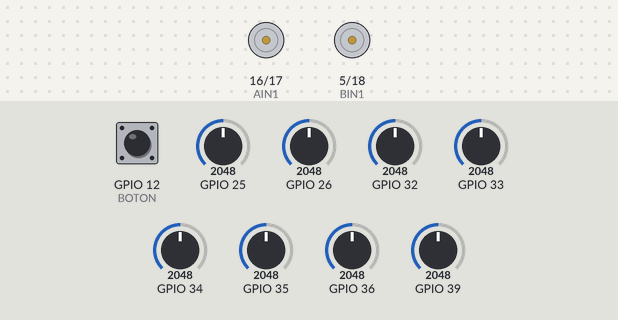
Bench run of a sketch on a simulated ESP32. Parts: motor-driver pin pairs drawn as motors (green arrow = first pin HIGH = forward, orange = second pin HIGH = backward, longer = more drive, scaled by the enable pin). Inputs (shaded band) come from the test bench; at power-on: GPIO 26 = 2048, GPIO 36 = 2048, GPIO 12 (BOTON) HIGH, GPIO 25 = 2048, GPIO 32 = 2048, GPIO 33 = 2048, GPIO 34 = 2048, GPIO 35 = 2048, GPIO 39 = 2048. Nothing arrives over Bluetooth unless stated.

Above: at 1.2 s.
1.3 s: GPIO 26 set to 2953
2.8 s: GPIO 26 set to 3037
At 4.0 s:
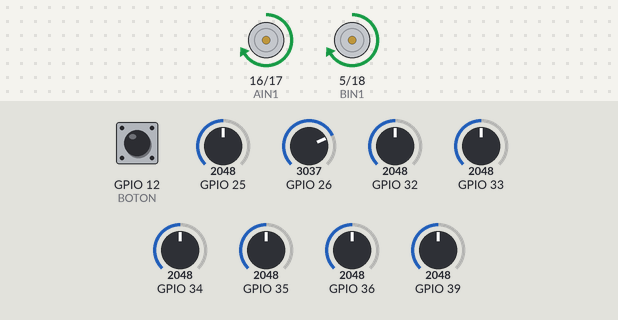
4.3 s: GPIO 36 set to 2964
5.8 s: GPIO 36 set to 3070
At 6.5 s:
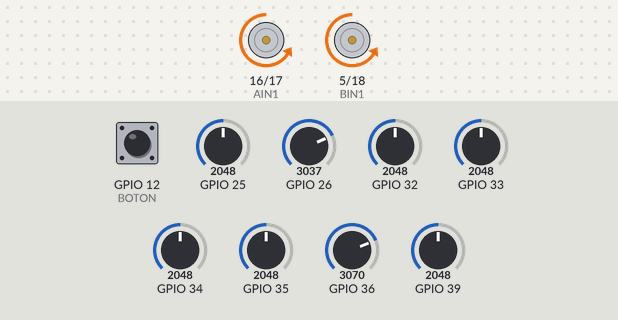
7.3 s: GPIO 36 set to 2960
At 7.6 s:
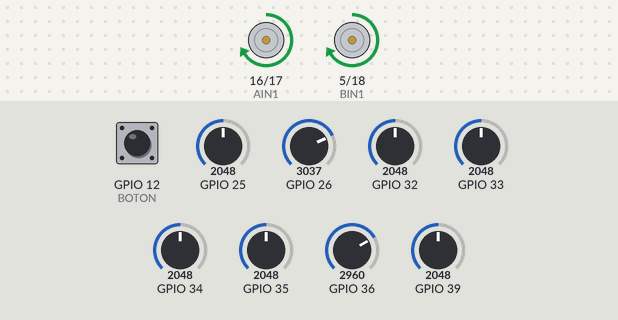
8.8 s: GPIO 36 set to 3040
At 9.9 s:
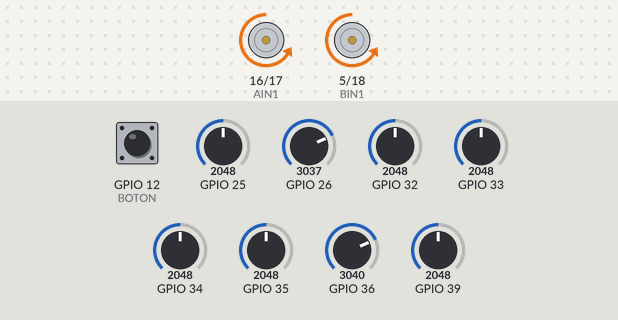
Timing chart, 0 to 11.3 s (numbered marks = the images above; inputs shaded):
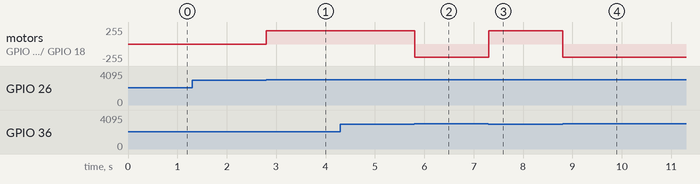

Measured:
- the behaviour switches between 3001 and 3002 on GPIO 26 (found by bisection; images 0 and 1)
- the behaviour switches between 3001 and 3002 on GPIO 36 (found by bisection; images 1 and 2)
- after the input at 1.3 s, every drawn part: stays the same
- after the input at 2.8 s, motor on GPIO 16 (AIN1) / GPIO 17 (AIN2), motor on GPIO 5 (BIN1) / GPIO 18 (BIN2): stopped → forward 199/255 at once
- after the input at 4.3 s, every drawn part: stays the same
- after the input at 5.8 s, motor on GPIO 16 (AIN1) / GPIO 17 (AIN2), motor on GPIO 5 (BIN1) / GPIO 18 (BIN2): forward 199/255 → backward 199/255 at once
- after the input at 7.3 s, motor on GPIO 16 (AIN1) / GPIO 17 (AIN2), motor on GPIO 5 (BIN1) / GPIO 18 (BIN2): backward 199/255 → forward 199/255 at once
- after the input at 8.8 s, motor on GPIO 16 (AIN1) / GPIO 17 (AIN2), motor on GPIO 5 (BIN1) / GPIO 18 (BIN2): forward 199/255 → backward 199/255 at once

The sketch:

casi_funcional_55LEGACY.ino
```cpp
#include <QTRSensors.h>

#include <BluetoothSerial.h>
#include "Pines.h"

QTRSensors sigueLineas;

#if !defined(CONFIG_BT_ENABLED) || !defined(CONFIG_BLUEDROID_ENABLED)
#error Fallo de bluetooth
#endif

BluetoothSerial SerialBT;

const int freq = 5000;
const int resolution = 8;
const uint8_t SensorCount = 8;
uint16_t sensorValues[SensorCount];
int umbral = 3000;
int intersecciones = 0;

void setup() {
  SerialBT.begin("|3|");
  sigueLineas.setTypeAnalog();

  sigueLineas.setSensorPins((const uint8_t[])
  {
    36, 39, 34, 35, 32, 33, 25, 26
  }, SensorCount);

  sigueLineas.setEmitterPin(27);

  inicializarMotores();
  while (digitalRead(BOTON) == 0) {
  }
}

void loop() {
  sigueLineas.read(sensorValues);
  linea();
  SerialBT.println(intersecciones);
}
//IZ = VERDE
```

Motores.ino
```cpp
#include "Pines.h"

void inicializarMotores(){
  pinMode(BIN2  , OUTPUT);
  pinMode(BIN1  , OUTPUT);
  ledcSetup(1, freq, resolution);
  ledcAttachPin(PWMB, 1);
  pinMode(AIN1  , OUTPUT);
  pinMode(AIN2  , OUTPUT);
  ledcSetup(0, freq, resolution);
  ledcAttachPin(PWMA, 0);
}

void Motoriz(int value) {
  if ( value >= 0 ) {
    digitalWrite(BIN1, LOW);
    digitalWrite(BIN2, HIGH);
  } else {
    digitalWrite(BIN1, HIGH);
    digitalWrite(BIN2, LOW);
    value *= -1;
  }
  ledcWrite(0, value);
}
// Función accionamiento motor derecho
void Motorde(int value) {
  if ( value >= 0 ) {
    digitalWrite(AIN1, HIGH);
    digitalWrite(AIN2, LOW);
  } else {
    digitalWrite(AIN1, LOW);
    digitalWrite(AIN2, HIGH);
    value *= -1;
  }
  ledcWrite(1, value);
}

//Accionamiento de motores
void Motor(int left, int righ) {
  Motoriz(left);
  Motorde(righ);
}
```

Pines.h
```cpp
#define AIN1 16
#define AIN2 17
#define PWMA 4

#define BIN1 5
#define BIN2 18
#define PWMB 19

#define BOTON 12
```

linea.ino
```cpp
void linea() {
  if (sensorValues[0] < umbral && sensorValues[1] < umbral && sensorValues[2] < umbral && sensorValues[3] > umbral && sensorValues[4] > umbral && sensorValues[5] < umbral && sensorValues[6] < umbral && sensorValues[7] < umbral) {
    Motor(80, 80);
    //rec
  }
  else if (sensorValues[0] > umbral && sensorValues[1] > umbral && sensorValues[2] > umbral && sensorValues[3] > umbral && sensorValues[4] > umbral && sensorValues[5] > umbral && sensorValues[6] > umbral && sensorValues[7] > umbral) {
    intersecciones++;
    Motor(80, 80);
    delay(250);
  }
  else if (sensorValues[0] < umbral && sensorValues[1] < umbral && sensorValues[2] > umbral && sensorValues[3] > umbral && sensorValues[4] < umbral && sensorValues[5] < umbral && sensorValues[6] < umbral && sensorValues[7] < umbral) {
    Motor(20, 50);
    //izd
  }
  else if (sensorValues[0] < umbral && sensorValues[1] < umbral && sensorValues[2] < umbral && sensorValues[3] < umbral && sensorValues[4] > umbral && sensorValues[5] > umbral && sensorValues[6] < umbral && sensorValues[7] < umbral) {
    Motor(50, 20);
    //ded
  }
  else if (sensorValues[0] > umbral && sensorValues[1] > umbral && sensorValues[2] > umbral && sensorValues[3]  > umbral && sensorValues[4] > umbral && sensorValues[5] < umbral && sensorValues[6] < umbral && sensorValues[7] < umbral) {
    Motor(80, 80);
    delay(90);
    Motor(-50, 10);
    delay(550);
    //izF
  }
  else if (sensorValues[0] < umbral && sensorValues[1] < umbral && sensorValues[2] < umbral && sensorValues[3] > umbral && sensorValues[4] > umbral && sensorValues[5] > umbral && sensorValues[6] > umbral && sensorValues[7] > umbral) {
    Motor(80, 80);
    delay(90);
    Motor(10, -50);
    delay(550);
    //deF
  }
  else if (sensorValues[0] > umbral && sensorValues[1] > umbral && sensorValues[2] < umbral && sensorValues[3]  < umbral && sensorValues[4] < umbral && sensorValues[5] < umbral && sensorValues[6] < umbral && sensorValues[7] < umbral) {
    Motor(20, 70);
    //izm
  }
  else if (sensorValues[0] < umbral && sensorValues[1] < umbral && sensorValues[2] < umbral && sensorValues[3] < umbral && sensorValues[4] < umbral && sensorValues[5] > umbral && sensorValues[6] > umbral && sensorValues[7] < umbral) {
    Motor(70, 20);
    //dem
  }


  if (sensorValues[0] > umbral) {
    Motor(200, -200);
  }
  else if (sensorValues[7] > umbral) {
    Motor(-200, 200);
  }
}
```
